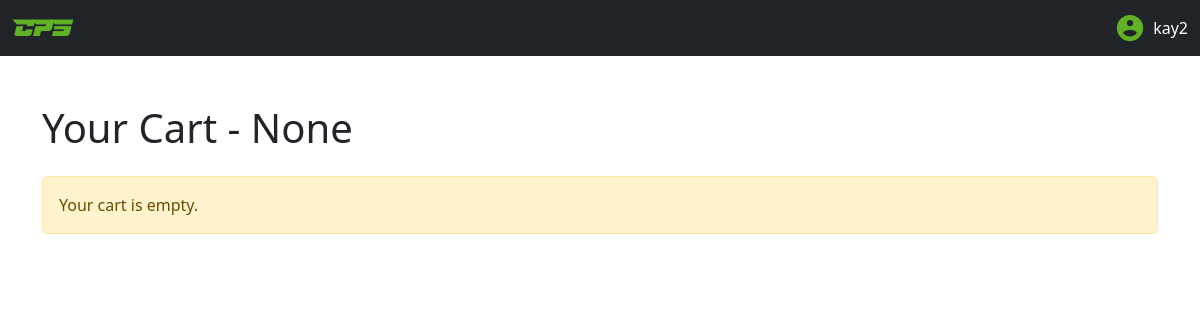
The app's page /cart/ (signed in), older data.
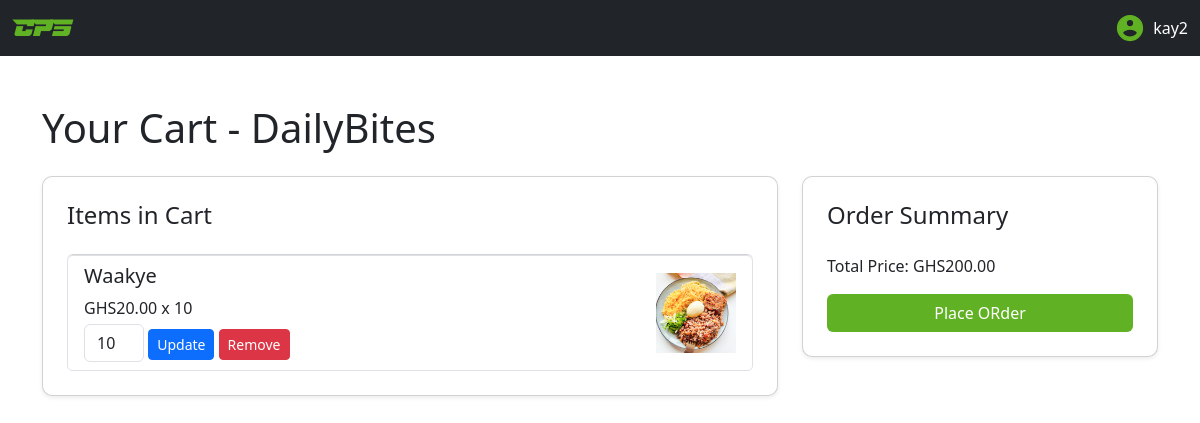
The same page, newer data.
### delivery/models.py (models this page shows, shortened)
class CartRestaurant(models.Model):
    user = models.OneToOneField(User, on_delete=models.CASCADE)
    completed = models.BooleanField(default=False)
    restaurant = models.OneToOneField(Restaurant,on_delete=models.CASCADE,null=True)
    created_at = models.DateTimeField(auto_now_add=True)
    updated_at = models.DateTimeField(auto_now=True)
    @property
    def total_price(self):
        items = self.cart_items.all()
        return sum(item.total_price for item in items)

class CartItemRestaurant(models.Model):
    unique_id = models.UUIDField(default=uuid.uuid4,editable=False,unique=True)
    cart = models.ForeignKey(CartRestaurant, related_name='cart_items', on_delete=models.CASCADE)
    food = models.ForeignKey(Food, on_delete=models.CASCADE)
    quantity = models.PositiveIntegerField(default=1)
    added_at = models.DateTimeField(auto_now_add=True)
    @property
    def total_price(self):
        return self.food.price * self.quantity

### restaurant/models.py (models this page shows, shortened)
class Restaurant(models.Model):
    unique_id = models.UUIDField(default=uuid.uuid4,unique=True,editable=False)
    user = models.OneToOneField(User,on_delete=models.CASCADE,null=True,blank=True,related_name='restaurant')
    name = models.CharField(max_length=100)
    address = models.CharField(max_length=255)
    description = models.TextField(blank=True, null=True)
    opening_hours = models.CharField(max_length=100)
    image = models.ImageField(upload_to='restaurant_images/', blank=True, null=True)
    created_at = models.DateTimeField(auto_now_add=True)
    updated_at = models.DateTimeField(auto_now=True)
    def __str__(self):
        return self.name

class Food(models.Model):
    unique_id = models.UUIDField(default=uuid.uuid4,editable=False,unique=True)
    restaurant = models.ForeignKey('Restaurant', on_delete=models.CASCADE, related_name='foods')
    name = models.CharField(max_length=100)
    description = models.TextField(blank=True, null=True)
    price = models.DecimalField(max_digits=6, decimal_places=2)
    image = models.ImageField(upload_to='food_images/', default='food_images/images.png',blank=True, null=True)
    created_at = models.DateTimeField(auto_now_add=True)
    updated_at = models.DateTimeField(auto_now=True)

### restaurant/views.py (the view, shortened to what this page needs)
# urls.py: path('cart/', cart_view, name='cart_view'),               # View the cart
@login_required
def cart_view(request):
    cart, created = CartRestaurant.objects.get_or_create(user=request.user,completed=False)
    cart_items = cart.cart_items.all()
    total_price = cart.total_price
    return render(request, 'cart/cartRestaurant.html', {
        'cart_items': cart_items,
        'total_price': total_price,
        'cart':cart,
    })

### restaurant/templates/cart/cartRestaurant.html (shortened to what this page needs)
{% load static %}
<!DOCTYPE html>
<html lang="en">
<head>
    <link href="https://cdn.jsdelivr.net/npm/bootstrap@5.3.3/dist/css/bootstrap.min.css" rel="stylesheet"
>
</head>
<body>
    <nav class="navbar navbar-dark bg-dark">
        <div class="container-fluid">
            <a class="navbar-brand" href="#" id="CPS">CPS</a>
            <div style="display: flex; align-items: center; gap: 8px;">
                <span style="color:white;">{{ request.user }}</span>
            </div>
        </div>
    </nav>
    <div class="container mt-5">
        <h1 class="mb-4">Your Cart - {{cart.restaurant}}</h1>
        <div class="row">
            {% if cart_items %}
            <div class="col-md-8">
                <div class="card p-4 shadow-sm">
                    <h4 class="mb-4">Items in Cart</h4>
                    <ul class="list-group">
                        {% for item in cart_items %}
                        <li class="list-group-item d-flex justify-content-between align-items-center">
                            <div>
                                <h5>{{ item.food.name }}</h5>
                                <p class="mb-1">GHS{{ item.food.price }} x {{ item.quantity }}</p>
                                <form action="" method="POST"
                                    style="display:inline-block;">
                                    <input type="number" name="quantity" value="{{ item.quantity }}" min="1"
                                        class="form-control" style="width: 60px; display:inline-block;">
                                    <button type="submit" class="btn btn-sm btn-primary" name="update">Update</button>
                                </form>
                                <form action="" method="POST" style="display:inline-block;">
                                    <button type="submit" class="btn btn-sm btn-danger" name="remove">Remove</button>
                                </form>
                            </div>
                            <div>
                                <img src="{{ item.food.image.url }}" alt="{{ item.food.name }}"
                                    style="width: 80px; height: 80px; object-fit: cover;">
                            </div>
                        </li>
                        {% endfor %}
                    </ul>
                </div>
            </div>
            <div class="col-md-4">
                <div class="card p-4 shadow-sm">
                    <h4 class="mb-4">Order Summary</h4>
                    <p>Total Price: GHS{{ total_price }}</p>
                    <button class="btn btn-cps w-100">Place ORder</button>
                </div>
            </div>
            {% else %}
            <div class="col-12">
                <div class="alert alert-warning" role="alert">
                    Your cart is empty.
                </div>
            </div>
            {% endif %}
        </div>
    </div>
</body>
</html>

Row changes from the older to the newer data that the page shows:
computed for CartRestaurant: restaurant "None" → "DailyBites"
added CartItemRestaurant: food.name "Waakye", food.price "20.00", quantity "10", food.image (picture)
Text that changed along with them:
{{ total_price }}: (not shown) → "200.00"
text no longer shown: "Your cart is empty."
text now shown: "Items in Cart Order Summary Total Price: GHS Place ORder"
